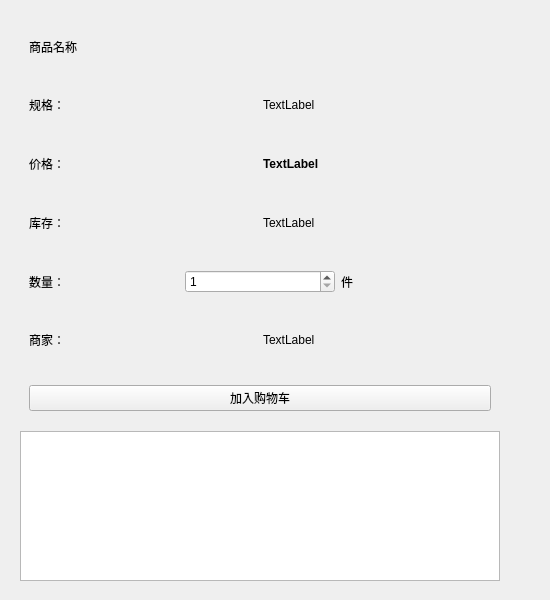
<?xml version="1.0" encoding="UTF-8"?>
<ui version="4.0">
 <class>GoodsShow</class>
 <widget class="QWidget" name="GoodsShow">
  <property name="geometry">
   <rect>
    <x>0</x>
    <y>0</y>
    <width>550</width>
    <height>600</height>
   </rect>
  </property>
  <property name="windowTitle">
   <string>Form</string>
  </property>
  <widget class="QWidget" name="widget_brief" native="true">
   <property name="geometry">
    <rect>
     <x>20</x>
     <y>20</y>
     <width>480</width>
     <height>561</height>
    </rect>
   </property>
   <layout class="QVBoxLayout" name="verticalLayout_2">
    <item>
     <widget class="QWidget" name="widget_4" native="true">
      <layout class="QHBoxLayout" name="horizontalLayout_8">
       <item>
        <widget class="QLabel" name="name">
         <property name="font">
          <font>
           <family>微软雅黑</family>
           <pointsize>9</pointsize>
          </font>
         </property>
         <property name="text">
          <string>商品名称</string>
         </property>
        </widget>
       </item>
      </layout>
     </widget>
    </item>
    <item>
     <widget class="QWidget" name="widget_12" native="true">
      <layout class="QHBoxLayout" name="horizontalLayout_15">
       <item>
        <widget class="QLabel" name="label_10">
         <property name="text">
          <string>规格：</string>
         </property>
        </widget>
       </item>
       <item>
        <widget class="QLabel" name="size">
         <property name="text">
          <string>TextLabel</string>
         </property>
        </widget>
       </item>
      </layout>
     </widget>
    </item>
    <item>
     <widget class="QWidget" name="widget_8" native="true">
      <layout class="QHBoxLayout" name="horizontalLayout_11">
       <item>
        <widget class="QLabel" name="label_5">
         <property name="text">
          <string>价格：</string>
         </property>
        </widget>
       </item>
       <item>
        <widget class="QLabel" name="price">
         <property name="font">
          <font>
           <weight>75</weight>
           <bold>true</bold>
          </font>
         </property>
         <property name="text">
          <string>TextLabel</string>
         </property>
        </widget>
       </item>
      </layout>
     </widget>
    </item>
    <item>
     <widget class="QWidget" name="widget_9" native="true">
      <layout class="QHBoxLayout" name="horizontalLayout_12">
       <item>
        <widget class="QLabel" name="label_6">
         <property name="text">
          <string>库存：</string>
         </property>
        </widget>
       </item>
       <item>
        <widget class="QLabel" name="stock">
         <property name="text">
          <string>TextLabel</string>
         </property>
        </widget>
       </item>
      </layout>
     </widget>
    </item>
    <item>
     <widget class="QWidget" name="widget_10" native="true">
      <layout class="QHBoxLayout" name="horizontalLayout_13">
       <item>
        <widget class="QLabel" name="label_7">
         <property name="text">
          <string>数量：</string>
         </property>
        </widget>
       </item>
       <item>
        <widget class="QSpinBox" name="count">
         <property name="minimum">
          <number>1</number>
         </property>
        </widget>
       </item>
       <item>
        <widget class="QLabel" name="label_8">
         <property name="text">
          <string>件</string>
         </property>
        </widget>
       </item>
      </layout>
     </widget>
    </item>
    <item>
     <widget class="QWidget" name="widget" native="true">
      <layout class="QHBoxLayout" name="horizontalLayout">
       <item>
        <widget class="QLabel" name="label_9">
         <property name="text">
          <string>商家：</string>
         </property>
        </widget>
       </item>
       <item>
        <widget class="QLabel" name="label_seller">
         <property name="text">
          <string>TextLabel</string>
         </property>
        </widget>
       </item>
      </layout>
     </widget>
    </item>
    <item>
     <widget class="QWidget" name="widget_11" native="true">
      <layout class="QHBoxLayout" name="horizontalLayout_14">
       <item>
        <widget class="QPushButton" name="btn_add">
         <property name="text">
          <string>加入购物车</string>
         </property>
        </widget>
       </item>
      </layout>
     </widget>
    </item>
    <item>
     <widget class="QTextBrowser" name="textBrowser">
      <property name="maximumSize">
       <size>
        <width>16777215</width>
        <height>150</height>
       </size>
      </property>
     </widget>
    </item>
   </layout>
  </widget>
 </widget>
 <resources/>
 <connections/>
</ui>
